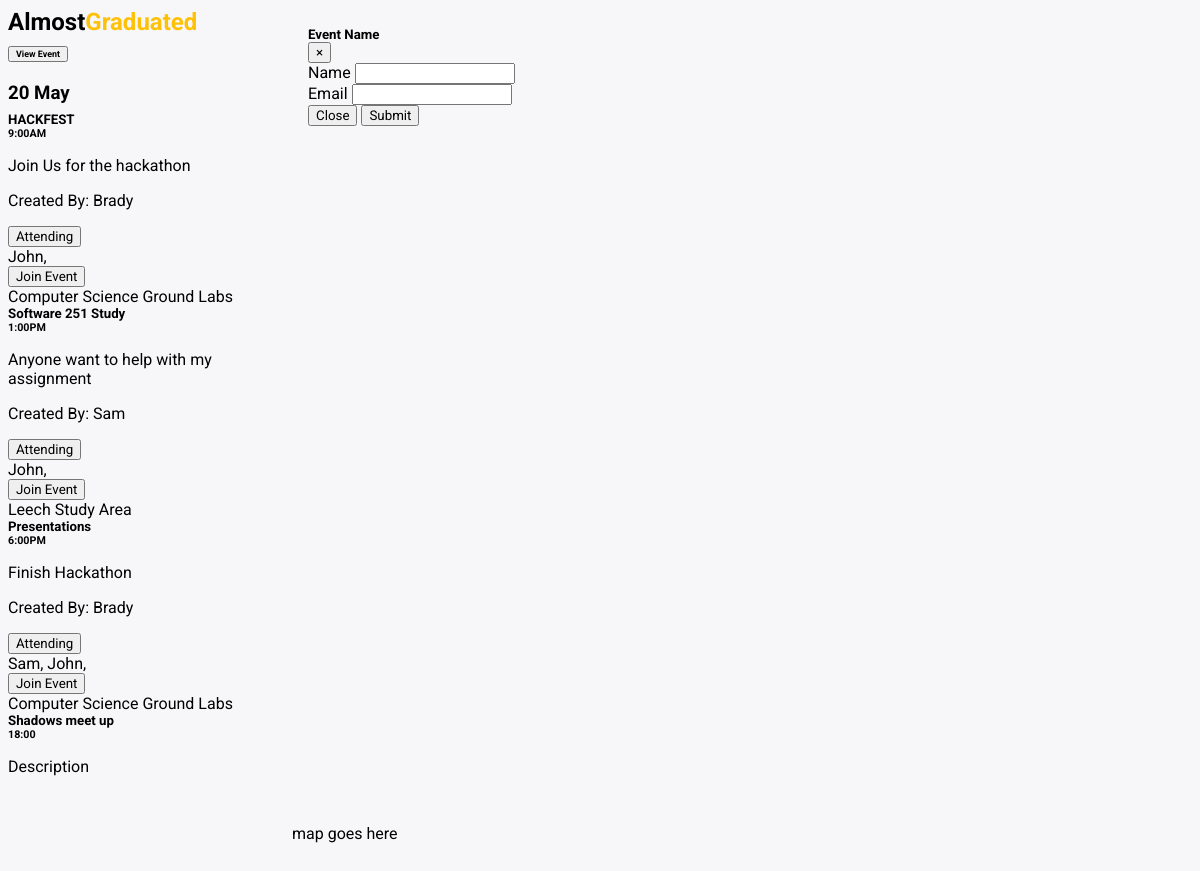
Before: / with the older database file.
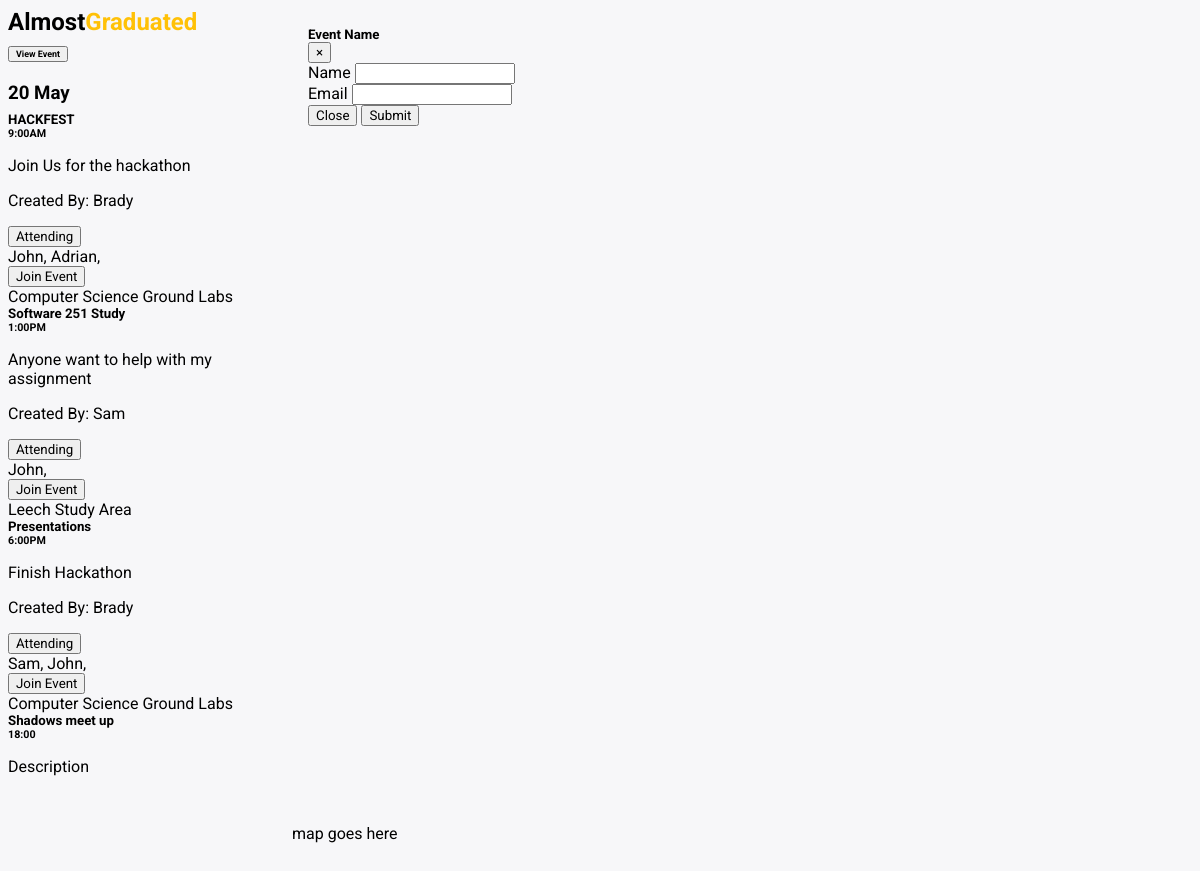
After: the same page with the newer database file.
### tables this page shows
CREATE TABLE "Event" (
	`ID`	INTEGER PRIMARY KEY AUTOINCREMENT,
	`Name`	TEXT NOT NULL,
	`Time`	TEXT NOT NULL,
	`Date`	TEXT,
	`Users`	TEXT NOT NULL,
	`StudyArea`	INTEGER NOT NULL,
	`Description`	TEXT
);

CREATE TABLE "User" (
	`ID`	INTEGER PRIMARY KEY AUTOINCREMENT,
	`Name`	TEXT NOT NULL
);

CREATE TABLE "StudyArea" (
	`ID`	INTEGER PRIMARY KEY AUTOINCREMENT,
	`Name`	TEXT NOT NULL,
	`Longitude`	TEXT NOT NULL,
	`Latitude`	TEXT NOT NULL
);

### __init__.py (the view)
@app.route('/')
def index():
    try:
        db = database.db('StudyGroups.db')
        lookup = db.event_lookup
        Events = db.get_all_events()
        Length = len(Events)
        options = db.get_study_areas()
        userslookup = db.get_user
        return render_template('index.html', lenght=Length, Events=Events, lookup=lookup, options=options[0:10],
                               userslookup=userslookup)
    except Exception as e:
        print(str(e))
    finally:
        db.close()

### database.py (called while the page is built)
    def get_user(self, userID):
        decoder = json.JSONDecoder()
        userID = decoder.decode(userID)
        users = []
        for i in userID:
            users.append(self.cursor.execute("SELECT Name FROM User WHERE ID=?", (i,)).fetchall()[0][0])
        return users

    def get_all_events(self):
        data = self.cursor.execute("SELECT * FROM Event").fetchall()
        data.sort(key=lambda tup: datetime.strptime(tup[3], '%d %b'))
        new_data = [[data[0]]]
        data.pop(0)
        for i in data:
            if i[3] == new_data[len(new_data) - 1][0][3]:
                new_data[len(new_data) - 1].append(i)
            else:
                new_data.append([i])
        for i in new_data:
            i.sort()
        return new_data

    def event_lookup(self, eventID):
        return self.cursor.execute("SELECT Name FROM StudyArea WHERE ID=?", (eventID,)).fetchone()[0]

    def get_study_areas(self):
        return self.cursor.execute("SELECT Name FROM StudyArea").fetchall()

    def close(self):
        self.cursor.close()
        self.conn.close()

### templates/index.html (shortened to what this page needs)
﻿<!DOCTYPE html>
<html>
<head>
    <link rel="stylesheet" type="text/css" href="../static/css/style.css">
    <link rel="stylesheet"
          href="https://unpkg.com/bootstrap-material-design@4.1.1/dist/css/bootstrap-material-design.min.css"
>
    <link rel="stylesheet" type="text/css" href="../static/css/style.css">
    <link rel="stylesheet" type="text/css" href="/css/style.css">
</head>
<body style="background: #F7F7F9">
<div class="left-container">
    <div class="card">
        <h2 class="card-header" style="alignment: center">Almost<span class="highlight">Graduated</span></h2>
    </div>
    <div class="panel-group" id="accordion">
        <div class="card">
            <div class="card-header" id="headingOne">
                <h5 class="mb-0">
                    <button class="btn btn-link" data-toggle="collapse" data-target="#collapseOne" aria-expanded="true"
                            aria-controls="collapseOne">
                        <h6>View Event</h6>
                    </button>
                </h5>
            </div>
            <div id="collapseOne" class="collapse show" aria-labelledby="headingOne" data-parent="#accordion">
                <div class="card-body" style="padding-bottom: 90px; background: #F7F7F9">
                    {% for i in range(lenght) %}
                    <h3 class="eventHeader">{{Events[i][0][3]}}</h3>
                    {% for event in Events[i] %}
                    <div class="card" onclick="get_marker({{event[5]}})" style="width: 18rem;">
                        <div class="card-body">
                            <h5 class="card-title">{{event[1]}}</h5>
                            <h6 class="card-subtitle mb-2 text-muted">{{event[2]}}</h6>
                            <p class="card-text">{{event[6]}}</p>
                            <p class="card-text">Created By: {{userslookup(event[4])[0]}}</p>
                            <div class="dropdown">
                                <button class="btn btn-secondary dropdown-toggle" type="button" id="dropdownMenuButton" data-toggle="dropdown" aria-haspopup="true" aria-expanded="false" >
                                    Attending
                                </button>
                                <div class="dropdown-menu" aria-labelledby="dropdownMenuLink">
                                    {% for atendee in userslookup(event[4])[1:] %}
                                    <a class="card-text">{{atendee}},</a>
                                    {% endfor %}
                                </div>
                                <button type="button" class="btn btn-primary btn-raised btn-sm" style="right: 5px" data-target="#eventRegisterModal" data-toggle="modal" onclick="setEventID({{event[0]}})">Join Event</button>
                            </div>
                            <div class="card-footer text-muted text-center">
                                {{lookup(event[5])}}
                            </div>
                        </div>
                    </div>
                    {% endfor %}
                    {% endfor %}
                </div>
            </div>
        </div>
    </div>
</div>
<div class="modal fade" id="eventRegisterModal" tabindex="-1" role="dialog" aria-labelledby="exampleModalLabel"
     aria-hidden="true">
    <div class="modal-dialog" role="document">
        <div class="modal-content">
            <div class="modal-header">
                <h5 class="modal-title" id="exampleModalLabel">Event Name</h5>
                <button type="button" class="close" data-dismiss="modal" aria-label="Close">
                    <span aria-hidden="true">&times;</span>
                </button>
            </div>
            <div class="modal-body">
                <div class="form-group">
                    <label for="nameModal" class="bmd-label-floating">Name</label>
                    <input type="text" class="form-control" id="nameModal">
                </div>
                <div class="form-group">
                    <label for="registerEmail" class="bmd-label-floating">Email</label>
                    <input type="email" class="form-control" id="registerEmail">
                </div>
            </div>
            <div class="modal-footer">
                <button type="button" class="btn btn-secondary" data-dismiss="modal">Close</button>
                <button type="button" class="btn btn-primary" data-dismiss="modal" onclick="join_event()">Submit</button>
            </div>
        </div>
    </div>
</div>
<section id="map">
    <p>map goes here</p>
</section>
</body>
</html>

### static/css/style.css (style rules this page uses)
.highlight { color: #FFC107 }
body { background-color: #f4f4f4; }
.card { position: relative; top: 0; width: 25vw; }
.panel-group { float: left; width: 25vw; height: 93vh; overflow: scroll; padding-top: 10px; }
.left-container { float: left; width: 25vw; height: 100vh; }
#map { height: 100vh; width: 75vw; float: right; }
*, *:before, *:after { -moz-box-sizing: border-box; -webkit-box-sizing: border-box; box-sizing: border-box; font-family: 'Roboto', 'sans-serif'; }
h1, h2, h3, h4, h5, h6 { margin: 0; padding: 0; }
.eventHeader { padding-top: 20px; padding-bottom: 8px }

Changed rows visible on the page:
added User: Name "Adrian", shown under Event "Join Us for the hackathon"
